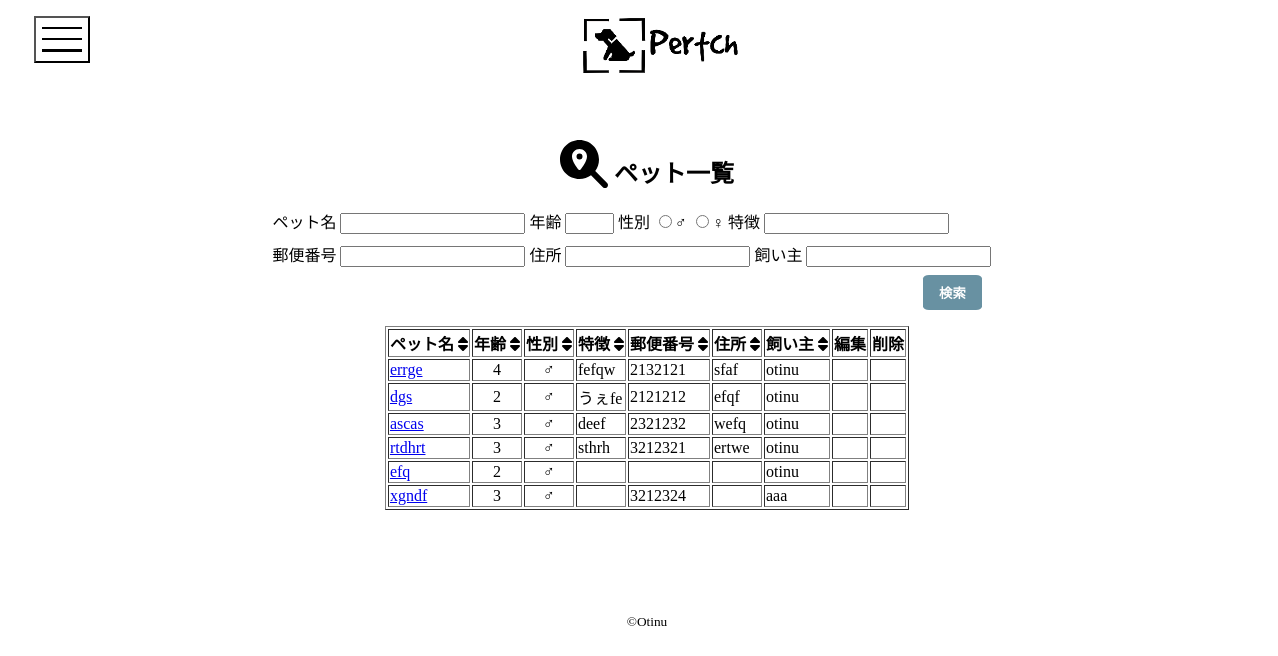
The page /pet/index/ on the database its author committed.
### petApp/models.py (models this page shows)
class PetModel(models.Model):
    class Meta:
        db_table = "pet"
    name = models.CharField(validators=[MinLengthValidator(2)], max_length=20)
    age = models.CharField(validators=[MinLengthValidator(0)], max_length=99)
    sex = models.BooleanField()
    charmPoint = models.CharField(max_length=1000)
    postCord = models.CharField(validators=[MinLengthValidator(7)], max_length=8)
    address = models.CharField(max_length=50)
    image = models.ImageField(upload_to="pet/")
    now = datetime.datetime.now()
    created_at = models.DateTimeField(default=now)
    updated_at = models.DateTimeField(default=now)
    owner = models.ForeignKey(Owner, on_delete=models.CASCADE)

### ownerApp/models.py (models this page shows)
class Owner(AbstractUser, models.Model):
    USERNAME_FIELD = "username"
    REQUIRED_FIELDS = ["contact", "created_at", "updated_at"]
    class Meta:
        db_table = "owner"
    username = models.CharField(max_length=20, unique=True)
    password = models.TextField()
    message = models.TextField()
    contact = models.EmailField(max_length=30, unique=True)
    sub_contact = models.CharField(max_length=30)
    now = datetime.datetime.now()
    created_at = models.DateTimeField(default=now)
    updated_at = models.DateTimeField(default=now)

### petApp/views.py (the view)
# urls.py: path("index/", index, name="index"),
def index(request):
    list = PetModel.objects.all()
    return render(request, "pet/index.html", {"list": list})

### templates/pet/index.html (shortened to what this page needs)
{% extends "base.html" %}
{% load static %}
{% block extra_css %}
<link rel="stylesheet" href="{% static 'css/pet/index.css' %}">
<link rel="stylesheet" href="{% static 'css/header.css' %}">
<link rel="stylesheet" href="https://use.fontawesome.com/releases/v6.2.1/css/all.css" />
{% endblock extra_css %}
{% block header %}
{% include "_header.html" %}
{% endblock header %}
{% block main %}
<div class="body-container">
    <h2 style="text-align: center;">
        <i class="fa-solid fa-magnifying-glass-location fa-2x"></i> ペット一覧
    </h2>
    <form id="search" method="POST" th:action="@{/pet/search}" th:object="${petForm}" enctype="multipart/form-data">
        <div class="search-inputarea">
            <div class="search-first-inputarea">
                <label>ペット名</label>
                <input type=text th:field="*{name}">
                <label>年齢</label>
                <input type="number" class="search-input-age" th:field="*{age}">
                <label>性別</label>
                <input type="radio" value="true" th:field="*{sex}">♂
                <input type="radio" value="false" th:field="*{sex}">♀
                <label>特徴</label>
                <input type=text th:field="*{charmPoint}"></input>
            </div>
            <div class="search-second-inputarea">
                <label>郵便番号</label>
                <input id="postCord" type=text th:field="*{postCord}">
                <label>住所</label>
                <input id="address" type=text th:field="*{address}">
                <label>飼い主</label>
                <input type=text th:field="*{owner}">
            </div>
            <div>
                <input type="submit" class="submit-button" value="検索">
            </div>
        </div>
    </form>
    <div class="table-area">
        {% if list %}
        <table id="sort_table" border="1" style="table-layout: fixed;">
            <colgroup>
                <col width="10%">
                <col width="2%">
                <col width="2%">
                <col width="32%">
                <col width="4%">
                <col width="20%">
                <col width="10%">
                <col width="1%">
                <col width="1%">
            </colgroup>
            <tbody id="index-tbody">
                <tr>
                    <th>ペット名&nbsp;<i class="fa fa-sort"></i></th>
                    <th>年齢&nbsp;<i class="fa fa-sort"></i></th>
                    <th>性別&nbsp;<i class="fa fa-sort"></i></th>
                    <th>特徴&nbsp;<i class="fa fa-sort"></i></th>
                    <th>郵便番号&nbsp;<i class="fa fa-sort"></i></th>
                    <th>住所&nbsp;<i class="fa fa-sort"></i></th>
                    <th>飼い主&nbsp;<i class="fa fa-sort"></i></th>
                    <th id="no-sort-column">編集</th>
                    <th id="no-sort-column">削除</th>
                </tr>
                {% for pet in list %}
                <tr align="center">
                    <td align="left">
                        <a href="{% url 'show' pet.id %}">{{ pet.name }}</a>
                    </td>
                    <td style="text-align: center;">{{ pet.age }}</td>
                    {% if pet.sex %}
                    <td style="text-align: center;">♂</td>
                    {% else %}
                    <td style="text-align: center;">♀</td>
                    {% endif %}
                    <td>{{ pet.charmPoint }}</td>
                    <td>{{ pet.postCord }}</td>
                    <td>{{ pet.address }}</td>
                    <td>
                        <a th:href="@{/owner/show/{id}(id=${pet.owner.id})}">{{ pet.owner.username }}</a>
                    </td>
                    <td>
                    </td>
                    <td>
                    </td>
                </tr>
                {% endfor %}
            </tbody>
        </table>
        {% endif %}
    </div>
    {% endblock main %}

### templates/base.html (shortened to what this page needs)
{% load static %}
<!DOCTYPE html>
<html lang="ja">
<head>
    <link rel="stylesheet" href="https://use.fontawesome.com/releases/v6.2.1/css/all.css" />
    {% block extra_css %}{% endblock extra_css %}
</head>
<body>
    {% block header %}{% endblock header %}
    {% block main %}{% endblock main %}
    <footer style="text-align: center; margin-top: 8%">
        <small>©Otinu</small>
    </footer>
</body>
</html>

### templates/_header.html (shortened to what this page needs)
{% load static %}
<header>
    <div class="header-container">
        <button class="hamburger-menu">
            <span></span> <span></span> <span></span>
        </button>
        <a id="title-logo-link" href="/pet/index"> <img id="title-logo-img" src="{% static '/image/title_logo.png' %}">
        </a>
    </div>
</header>

### static/css/pet/index.css (style rules this page uses)
th { white-space: nowrap; }
td { text-align: left; }
th { cursor: pointer; }
.body-container { position: absolute; top: 15vh; width: 100%; height: 100%; }
.table-area { justify-content: center; display: flex; }
.search-inputarea { width: 105%; display: grid; justify-content: center; margin-bottom: 1.2%; }
.search-first-inputarea { margin-bottom: 1%; }
.submit-button { display: inline-block; margin-top: 1%; margin-left: 80%; padding: 1% 2%; border: none; border-radius: 10%; background-color: rgb(104, 145, 162); color: #fff; font-weight: bold; appearance: none; -moz-appearance: none; cursor: pointer; }
.search-input-age { width: 5%; }

### static/css/header.css (style rules this page uses)
.header-container { display: flex; justify-content: start; margin-top: 2vh; margin-bottom: 5vh; position: relative; }
#title-logo-link { margin: 0 45%; position: absolute; }
#title-logo-img { visibility: visible; height: 60px; mix-blend-mode: multiply; }
.hamburger-menu { margin-left: 2vw; background-color: unset; outline: none !important; cursor: pointer; }
.hamburger-menu>span { background-color: black; width: 40px; height: 2.2px; display: block; margin-bottom: 9px; transition: transform 0.1s; }
.hamburger-menu>span:first-child { margin-top: 1vh; }
.hamburger-menu>span:last-child { margin-bottom: 1vh; }

### rows shown on the page
PetModel: name "errge", age "4", charmPoint "fefqw", postCord "2132121", address "sfaf", owner.username "otinu"
PetModel: name "dgs", age "2", charmPoint "うぇfe", postCord "2121212", address "efqf", owner.username "otinu"
PetModel: name "ascas", age "3", charmPoint "deef", postCord "2321232", address "wefq", owner.username "otinu"
PetModel: name "rtdhrt", age "3", charmPoint "sthrh", postCord "3212321", address "ertwe", owner.username "otinu"
PetModel: name "efq", age "2", owner.username "otinu"
PetModel: name "xgndf", age "3", postCord "3212324", owner.username "aaa"
